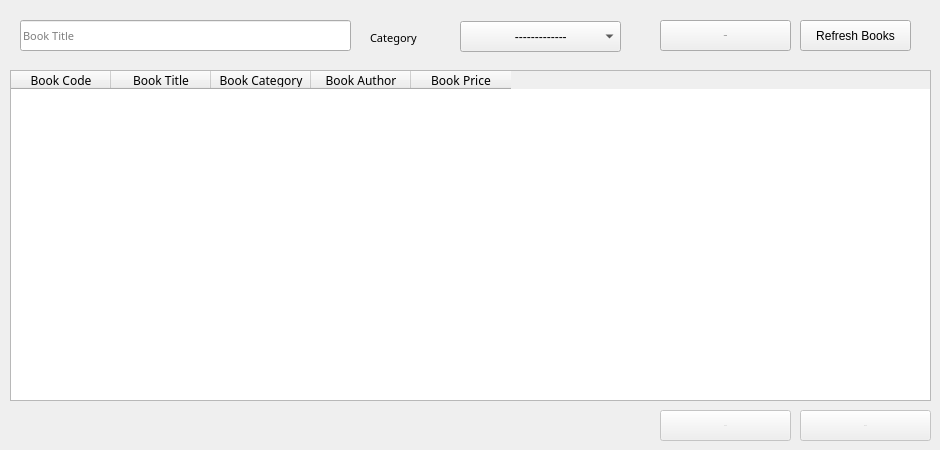
      <widget class="QWidget" name="tab_8">
       <attribute name="title">
        <string>All Books</string>
       </attribute>
       <widget class="QTableWidget" name="tableWidget_2">
        <property name="geometry">
         <rect>
          <x>10</x>
          <y>70</y>
          <width>921</width>
          <height>331</height>
         </rect>
        </property>
        <property name="font">
         <font>
          <family>Yu Gothic UI Semibold</family>
          <pointsize>8</pointsize>
          <weight>50</weight>
          <italic>false</italic>
          <bold>false</bold>
         </font>
        </property>
        <column>
         <property name="text">
          <string>Book Code</string>
         </property>
         <property name="font">
          <font>
           <pointsize>9</pointsize>
           <weight>50</weight>
           <bold>false</bold>
          </font>
         </property>
         <property name="textAlignment">
          <set>AlignCenter</set>
         </property>
        </column>
        <column>
         <property name="text">
          <string>Book Title</string>
         </property>
         <property name="font">
          <font>
           <pointsize>9</pointsize>
           <weight>50</weight>
           <bold>false</bold>
          </font>
         </property>
         <property name="textAlignment">
          <set>AlignCenter</set>
         </property>
        </column>
        <column>
         <property name="text">
          <string>Book Category</string>
         </property>
         <property name="font">
          <font>
           <pointsize>9</pointsize>
           <weight>50</weight>
           <bold>false</bold>
          </font>
         </property>
         <property name="textAlignment">
          <set>AlignCenter</set>
         </property>
        </column>
        <column>
         <property name="text">
          <string>Book Author</string>
         </property>
         <property name="font">
          <font>
           <pointsize>9</pointsize>
           <weight>50</weight>
           <bold>false</bold>
          </font>
         </property>
         <property name="textAlignment">
          <set>AlignCenter</set>
         </property>
        </column>
        <column>
         <property name="text">
          <string>Book Price</string>
         </property>
         <property name="font">
          <font>
           <pointsize>9</pointsize>
           <weight>50</weight>
           <bold>false</bold>
          </font>
         </property>
         <property name="textAlignment">
          <set>AlignCenter</set>
         </property>
        </column>
       </widget>
       <widget class="QLineEdit" name="lineEdit_14">
        <property name="geometry">
         <rect>
          <x>20</x>
          <y>20</y>
          <width>331</width>
          <height>31</height>
         </rect>
        </property>
        <property name="font">
         <font>
          <family>Yu Gothic UI Semibold</family>
          <pointsize>8</pointsize>
          <weight>50</weight>
          <italic>false</italic>
          <bold>false</bold>
         </font>
        </property>
        <property name="placeholderText">
         <string>Book Title</string>
        </property>
       </widget>
       <widget class="QLabel" name="label_17">
        <property name="geometry">
         <rect>
          <x>370</x>
          <y>30</y>
          <width>71</width>
          <height>16</height>
         </rect>
        </property>
        <property name="font">
         <font>
          <family>Yu Gothic UI Semibold</family>
          <pointsize>8</pointsize>
          <weight>50</weight>
          <italic>false</italic>
          <bold>false</bold>
         </font>
        </property>
        <property name="text">
         <string>Category</string>
        </property>
       </widget>
       <widget class="QComboBox" name="comboBox_11">
        <property name="geometry">
         <rect>
          <x>460</x>
          <y>21</y>
          <width>161</width>
          <height>31</height>
         </rect>
        </property>
        <property name="contextMenuPolicy">
         <enum>Qt::CustomContextMenu</enum>
        </property>
        <property name="currentIndex">
         <number>0</number>
        </property>
        <property name="minimumContentsLength">
         <number>0</number>
        </property>
        <item>
         <property name="text">
          <string>               -------------</string>
         </property>
        </item>
       </widget>
       <widget class="QPushButton" name="pushButton_14">
        <property name="geometry">
         <rect>
          <x>660</x>
          <y>20</y>
          <width>131</width>
          <height>31</height>
         </rect>
        </property>
        <property name="font">
         <font>
          <pointsize>-1</pointsize>
         </font>
        </property>
        <property name="text">
         <string>Search</string>
        </property>
       </widget>
       <widget class="QPushButton" name="pushButton_34">
        <property name="enabled">
         <bool>false</bool>
        </property>
        <property name="geometry">
         <rect>
          <x>800</x>
          <y>410</y>
          <width>131</width>
          <height>31</height>
         </rect>
        </property>
        <property name="font">
         <font>
          <pointsize>-1</pointsize>
         </font>
        </property>
        <property name="text">
         <string>Export</string>
        </property>
       </widget>
       <widget class="QPushButton" name="pushButton_35">
        <property name="enabled">
         <bool>false</bool>
        </property>
        <property name="geometry">
         <rect>
          <x>660</x>
          <y>410</y>
          <width>131</width>
          <height>31</height>
         </rect>
        </property>
        <property name="font">
         <font>
          <pointsize>-1</pointsize>
         </font>
        </property>
        <property name="text">
         <string>Import</string>
        </property>
       </widget>
       <widget class="QPushButton" name="pushButton_48">
        <property name="geometry">
         <rect>
          <x>800</x>
          <y>20</y>
          <width>111</width>
          <height>31</height>
         </rect>
        </property>
        <property name="text">
         <string>Refresh Books</string>
        </property>
       </widget>
      </widget>
